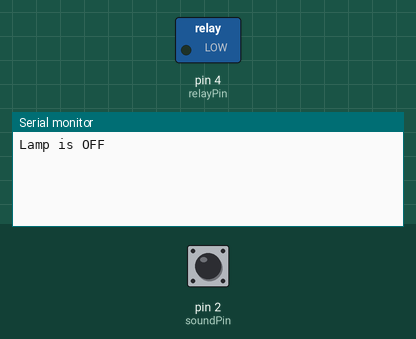
Recording of a sketch running on a simulated Arduino Uno, built with avr-gcc and run on an emulated ATmega328P. On the bench: switched loads named in the sketch (green lamp = pin HIGH), the last lines printed to the serial monitor. The test bench sets the inputs (shaded band); at power-on: pin 2 (soundPin) LOW.

Above: at 1.2 s.
1.3 s: pin 2 (soundPin) pulsed HIGH 2 times (0.12 s each, 0.3 s apart)
At 2.4 s:
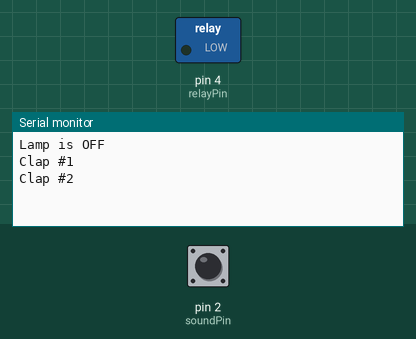
At 3.7 s:
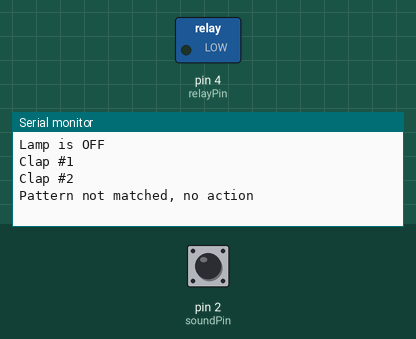

Measured:
- after the input at 1.3 s, the serial monitor: prints a new line after 0.12 s (image 1)

The sketch:

Check12_2.ino
```cpp
//Checkpoint 12.2
int soundPin = 2;
int relayPin = 4;
unsigned long previous_time = 0;

int lampState = 0;
const int MAX_CLAPS = 5;
unsigned long clapTimes[MAX_CLAPS];
int clapIndex = 0;

const unsigned long RAPID_GAP     = 350;  // ช่องว่างสูงสุดที่ยังนับว่า "รัว"
const unsigned long WINDOW_TIMEOUT = 800; // เงียบเกินนี้ถือว่าจบชุดปรบมือ

bool check_clap() {
  int sw = digitalRead(soundPin);
  if (sw) {
    return false;
  } else {
    unsigned long current_time = millis();
    if ((current_time - previous_time) > 25) {
      previous_time = millis();
      return true;
    } else {
      previous_time = millis();
      return false;
    }
  }
}

void setup() {
  pinMode(relayPin, OUTPUT);
  pinMode(soundPin, INPUT);
  Serial.begin(9600);
  digitalWrite(relayPin, LOW);
  Serial.println("Lamp is OFF");
}

void loop() {
  bool val = check_clap();
  if (val && clapIndex < MAX_CLAPS) {
    clapTimes[clapIndex] = millis();
    clapIndex++;
    Serial.print("Clap #");
    Serial.println(clapIndex);
  }

  if (clapIndex > 0 && (millis() - clapTimes[clapIndex - 1] > WINDOW_TIMEOUT)) {
    bool patternMatch = false;

    if (clapIndex == 3) {
      unsigned long gap1 = clapTimes[1] - clapTimes[0];   // ระหว่างครั้ง 1-2 (ต้องรัว)
      unsigned long gap2 = clapTimes[2] - clapTimes[1];   // ระหว่างครั้ง 2-3 (ต้องเว้นจังหวะ)
      if (gap1 <= RAPID_GAP && gap2 > RAPID_GAP) {
        patternMatch = true;
      }
    }

    if (patternMatch) {
      lampState = !lampState;
      digitalWrite(relayPin, lampState ? HIGH : LOW);
      Serial.println(lampState ? "Lamp is turned ON" : "Lamp is turned OFF");
    } else {
      Serial.println("Pattern not matched, no action");
    }
    clapIndex = 0;   // เคลียร์เพื่อเริ่มจับชุดใหม่
  }
}
```
